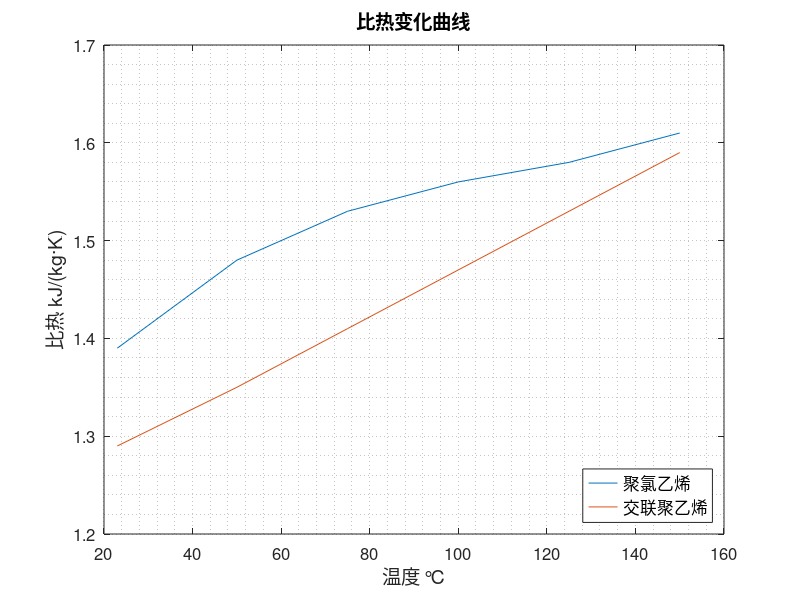
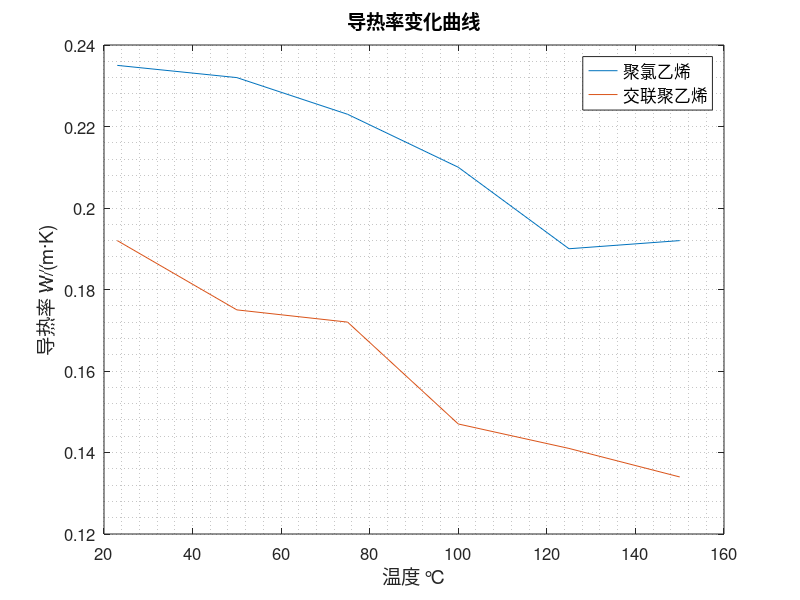

Here is the MATLAB script that generated these plots, in order:
clear all;
clc
t = [23,50,75,100,125,150];
pvc_b = [1.39,1.48,1.53,1.56,1.58,1.61];
xlpe_b = [1.29,1.35,1.41,1.47,1.53,1.59];
pvc_d = [0.235,0.232,0.223,0.21,0.19,0.192];
xlpe_d = [0.192,0.175,0.172,0.147,0.141,0.134];
figure(1)
p1 = plot(t,pvc_b);
hold on;
p2 = plot(t,xlpe_b);
set(gca,'fontsize',12)
grid minor;
title('比热变化曲线','fontsize',14);
xlabel('温度 ℃','fontsize',14);
ylabel('比热 kJ/(kg·K)','fontsize',14);
hold off;
legend([p1,p2],{'聚氯乙烯','交联聚乙烯'},'fontsize',12,'Location','southeast')

figure(2)
p1 = plot(t,pvc_d);
hold on;
p2 = plot(t,xlpe_d);
set(gca,'fontsize',12)
grid minor;
title('导热率变化曲线','fontsize',14);
xlabel('温度 ℃','fontsize',14);
ylabel('导热率 W/(m·K)','fontsize',14);
hold off;
legend([p1,p2],{'聚氯乙烯','交联聚乙烯'},'fontsize',12,'Location','northeast')
